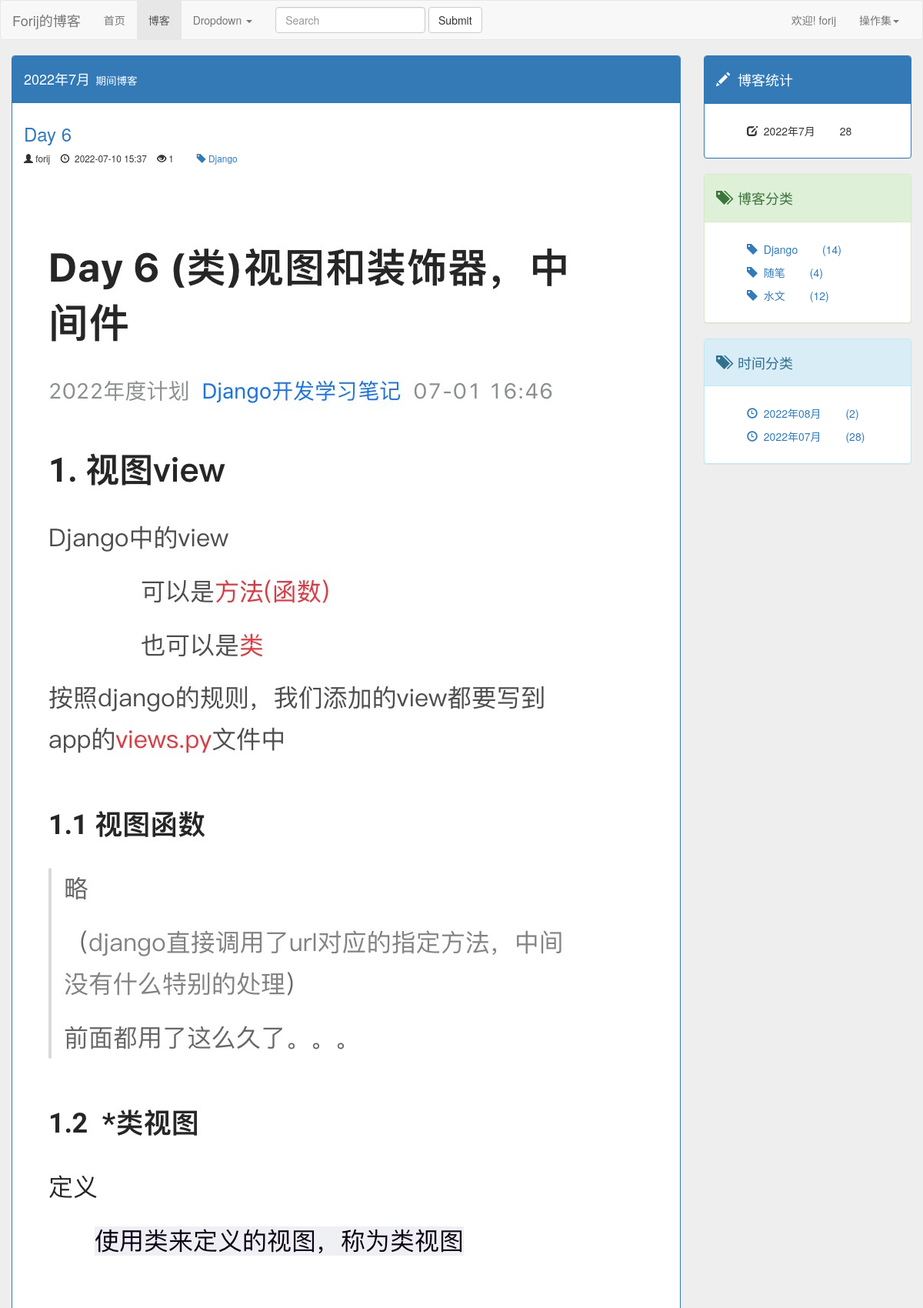
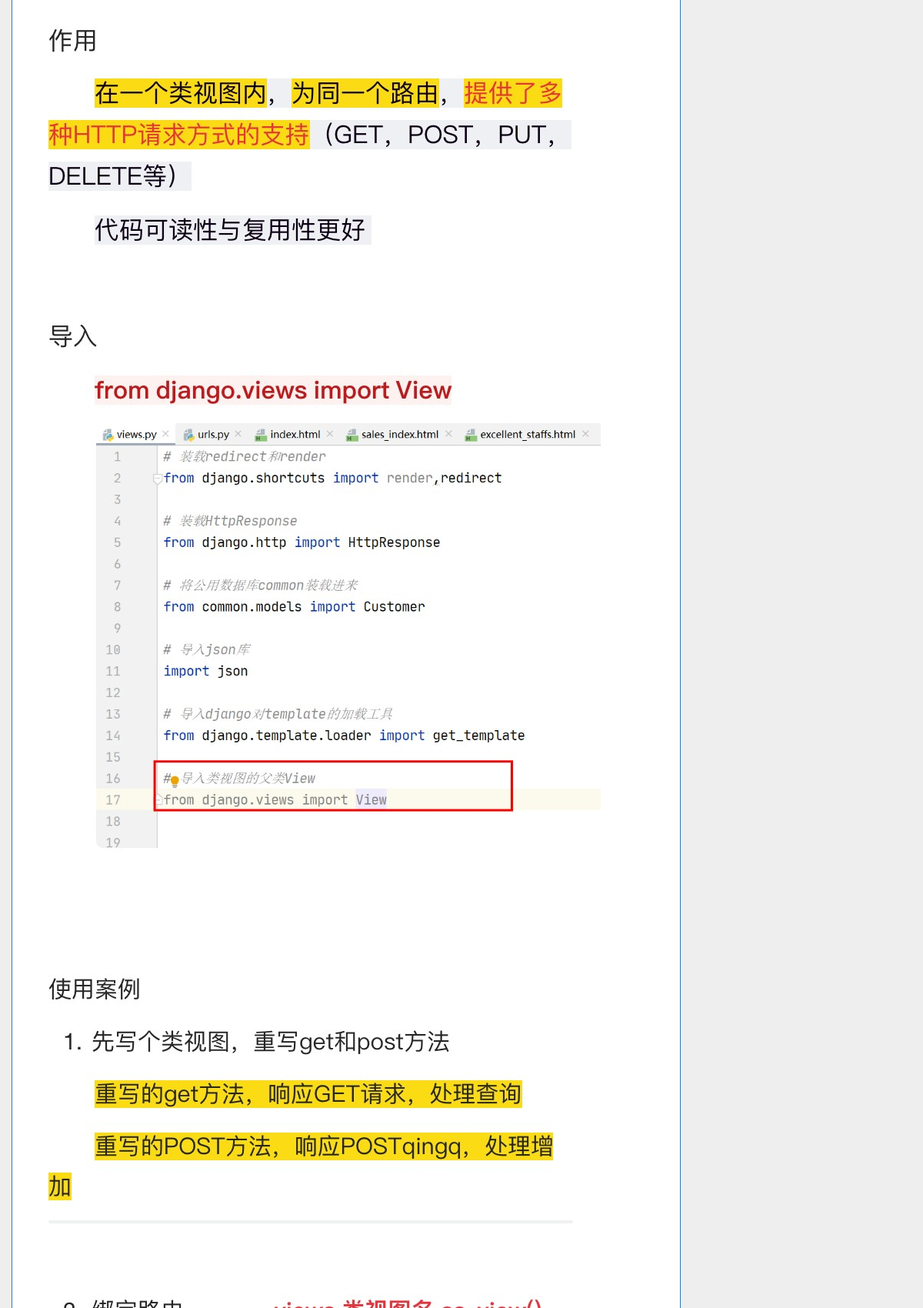
Screenshot of /blog/date/2022/7?page=3 (signed in, upper part) with the database file from the repository (2 pictures, top to bottom).
### blog/models.py (models this page shows, shortened)
class Blog(models.Model,ReadNumExpand):
    title = models.CharField(max_length=50)
    blog_type = models.ForeignKey(BlogType ,on_delete=models.DO_NOTHING)
    content = RichTextUploadingField()
    author = models.ForeignKey(User ,on_delete=models.DO_NOTHING)
    created_time = models.DateTimeField(auto_now_add=True)
    last_updated_time = models.DateTimeField(auto_now=True)
    class Meta:
        ordering = ['-created_time']

class BlogType(models.Model):
    type_name = models.CharField(max_length=15)
    def __str__(self):
        return self.type_name

### read_count/models.py (models this page shows)
class ReadNum(models.Model):
    read_num = models.IntegerField(default=0)
    content_type = models.ForeignKey(ContentType, on_delete=models.DO_NOTHING)
    object_id = models.PositiveIntegerField()
    content_object = GenericForeignKey('content_type', 'object_id')

### blog/views.py (the view)
# urls.py: path('date/<int:year>/<int:month>',views.blog_with_date,name = 'blog_date'),
def blog_with_date(request, year, month):
    blogs = get_list_or_404(Blog, created_time__year=year, created_time__month=month)
    context = get_blog_list_common(request,blogs)
    context['blogs_with_date'] = '%s年%s月'%(year, month)         # 时间类型    传到模板后，主要用于标识一些内容
    return render(request,'blog/blog_with_date.html', context)

### read_count/models.py (called while the page is built)
    def get_read_num(self):
        try:
            blog_obj = ContentType.objects.get_for_model(self)
            readNum_obj = ReadNum.objects.get(content_type=blog_obj,object_id=self.id)
        except exceptions.ObjectDoesNotExist:# 查询，结果不存在该博文计数信息,给该博文创建计数信息，默认值为0
            readNum_obj = ReadNum.objects.create(content_type=blog_obj,object_id=self.id)
        return readNum_obj.read_num

### templates/blog/blog_with_date.html (shortened to what this page needs)
{% extends 'blog/blog_list.html' %}
{% block blog_type %}
{{ blogs_with_date }}<small style="color: white;">&nbsp;&nbsp;期间博客</small>
{% endblock %}
{% block blog_number_totle %}
    {{ blogs_with_date }}
{% endblock %}

### templates/blog/blog_list.html (shortened to what this page needs)
{% extends 'base.html' %}
{% load staticfiles %}
{% block head_extends %}
    <link rel="stylesheet" href="{% static 'css/blog.css' %}">
{% endblock %}
{% block nav_blog_active %}active{% endblock %}
{% block content %}
    <div class="row">
        <div class="col-xs-12 col-sm-8 col-md-9 col-lg-9">
            <div class="panel panel-primary">
                <div class="panel-heading">
                    <h4>
                        {% block blog_type %}{% endblock %}
                    </h4>
                </div>
                <div class="panel-body">
                    {% for blog in page_of_blogs.object_list %}
                        <div class="blog">
                            <h3>
                                <a href="{% url 'blog:blog_detail' blog.id %}">
                                    {{ blog.title }}
                                </a>
                            </h3>
                            <small>
                                <div class="blog_info">
                                <span class="glyphicon glyphicon-user" aria-hidden="true"></span>&nbsp;{{ blog.author }}&nbsp;&nbsp;&nbsp;
                                <span class="glyphicon glyphicon-time" aria-hidden="true"></span>&nbsp{{ blog.created_time|date:" Y-m-d H:i" }}&nbsp;&nbsp;&nbsp;
                                {% if blog.get_read_num %}
                                    <span class="glyphicon glyphicon-eye-open" aria-hidden="true"></span>&nbsp;{{ blog.get_read_num }}&nbsp;&nbsp;&nbsp;
                                {% else %}
                                    <span class="glyphicon glyphicon-eye-close" aria-hidden="true"></span>
                                {% endif %}&nbsp;&nbsp;&nbsp;&nbsp;
                                <a href="{% url 'blog:blog_relevant' blog.blog_type.id %}">
                                    <span class="glyphicon glyphicon-tag" aria-hidden="true"></span>&nbsp;{{ blog.blog_type }}
                                </a>&nbsp;&nbsp;&nbsp;
                                </div>
                            </small>
                            <p>{{ blog.content|safe|truncatechars_html:100 }}</p>
                        </div>
                    {% empty %}
                        <div class="blog">
                            <h3>尚无文章，敬请期待</h3>
                        </div>
                    {% endfor %}
                </div>
            </div>
        </div>
        <div class="hidden-xs col-sm-4 col-md-3 col-lg-3">
            <div class="panel panel-primary">
                <div class="panel-heading">
                    <h4><span class="glyphicon glyphicon-pencil" aria-hidden="true"></span>&nbsp;&nbsp;博客统计</h4>
                </div>
                <div class="panel-body">
                    <ul class="blog_type">
                            <li>
                                    <span class="glyphicon glyphicon-edit" aria-hidden="true"></span>&nbsp;
                                    {% block blog_number_totle %}{% endblock %}
                                <span style="margin-left: 2em">{{ page_of_blogs.paginator.count }}</span>
                            </li>
                    </ul>
                </div>
            </div>
            <div class="panel panel-success">
                <div class="panel-heading">
                    <h4><span class="glyphicon glyphicon-tags" aria-hidden="true"></span>&nbsp;&nbsp;博客分类</h4>
                </div>
                <div class="panel-body">
                    <ul class="blog_type">
                        {% for blog_type in blog_types %}
                            <li>
                                <a href="{% url 'blog:blog_relevant' blog_type.id %}">
                                    <span class="glyphicon glyphicon-tag" aria-hidden="true"></span>&nbsp;
                                    {{ blog_type.type_name }}
                                    <span style="margin-left: 2em">({{ blog_type.blog_count }})</span>
                                </a>
                            </li>
                        {% empty %}
                            <li>暂无博客分类</li>
                        {% endfor %}
                    </ul>
                </div>
            </div>
            <div class="panel panel-info">
                <div class="panel-heading">
                    <h4><span class="glyphicon glyphicon-tags" aria-hidden="true"></span>&nbsp;&nbsp;时间分类</h4>
                </div>
                <div class="panel-body">
                    <ul class="blog_type">
                        {% for blog_date,blog_count in blog_dates.items %}
                            <li>
                                <a href="{% url 'blog:blog_date' blog_date.year blog_date.month %}">
                                    <span class="glyphicon glyphicon-time" aria-hidden="true"></span>&nbsp;
                                    {{ blog_date|date:" Y年m月" }}
                                    <span style="margin-left: 2em">({{ blog_count }})</span>
                                </a>
                            </li>
                        {% empty %}
                            <li>暂无博客分类</li>
                        {% endfor %}
                    </ul>
                </div>
            </div>
        </div>
    </div>
{% endblock %}

### templates/base.html (shortened to what this page needs)
{% load staticfiles %}
<!DOCTYPE html>
<html lang="zh-CN">
<head>
    <link rel="stylesheet" href="https://stackpath.bootstrapcdn.com/bootstrap/3.4.1/css/bootstrap.min.css">
    <link rel="stylesheet" href="{% static 'css/base.css' %}">
    {% block head_extends %}{% endblock %}
</head>
<body>
<nav class="navbar navbar-default">
  <div class="container-fluid">
    <div class="navbar-header">
      <a class="navbar-brand" href="{% url 'home' %}">Forij的博客</a>
    </div>
    <div class="collapse navbar-collapse" id="bs-example-navbar-collapse-1">
      <ul class="nav navbar-nav">
        <li class="{% block nav_index_active %}{% endblock %}"><a href="/">首页 </a></li>
        <li class="{% block nav_blog_active %}{% endblock %}"><a href="{% url 'blog:blog_list' %}">博客</a></li>
        <li class="dropdown">
          <a href="#" class="dropdown-toggle" data-toggle="dropdown" role="button" aria-haspopup="true" aria-expanded="false">Dropdown <span class="caret"></span></a>
        </li>
      </ul>
      <form class="navbar-form navbar-left">
        <div class="form-group">
          <input type="text" class="form-control" placeholder="Search">
        </div>
        <button type="submit" class="btn btn-default">Submit</button>
      </form>
      <ul class="nav navbar-nav navbar-right" id="auth">
          {% if user.is_authenticated %}
              <li><a>欢迎!  {{ user.username }}</a></li>
              <li class="dropdown">
                  <a href="#" class="dropdown-toggle" data-toggle="dropdown" role="button" aria-haspopup="true" aria-expanded="false">操作集<span class="caret"></span></a>
              </li>
          {% else %}
              <li><a href="/user_auth/login/">登录</a></li>
              <li><a href="/user_auth/register/">注册</a></li>
          {% endif %}
      </ul>
    </div>
  </div>
</nav>
<div class="container-fluid">
    {% block content %}
    {% endblock %}
</div>
</body>
</html>

### static/css/base.css (style rules this page uses)
body { background-color: #eee; }
ul { list-style-type: none; }

### static/css/blog.css (style rules this page uses)
.blog_type li { margin-top: 10px; }
.blog:not(:last-child) { margin-bottom: 2em; padding-bottom: 1em; border-bottom: 1px solid #eee; }
.blog h3 { margin-top: 0.5em; }
.blog_info { padding-bottom: 6px; }

### rows the page displays
Blog: title "Day 6", author "forij", created_time "2022-07-10 15:37", get_read_num "1", blog_type "Django", content (picture)
BlogType: type_name "Django", blog_count "14"
BlogType: type_name "随笔", blog_count "4"
BlogType: type_name "水文", blog_count "12"

### other values shown
{{ user.username }} "forij"
{{ blogs_with_date }} "2022年7月"
{{ page_of_blogs.paginator.count }} "28"
{{ blog_date|date:" Y年m月" }} "2022年08月" "2022年07月"
{{ blog_count }} "2" "28"
